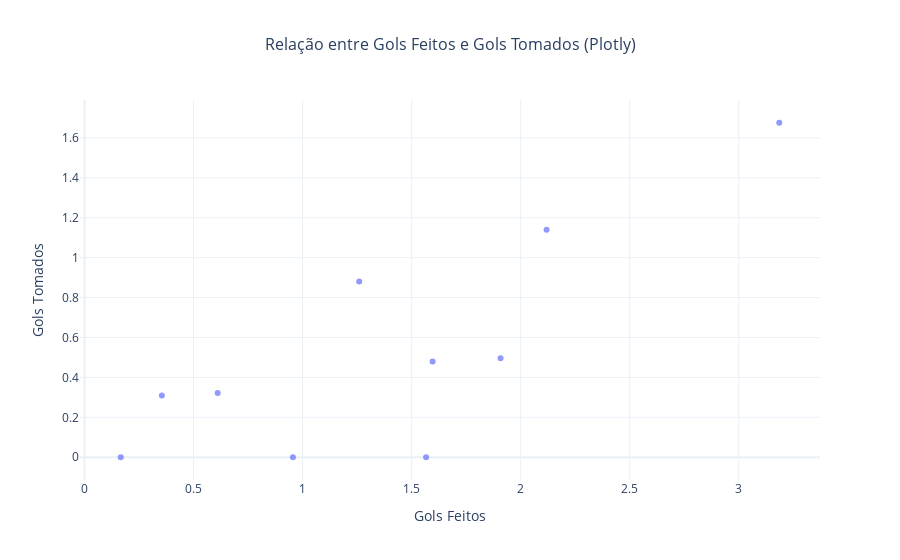

Source (notebook cell):
### Code cell
#### solução com plotly
import plotly.express as px
import pandas as pd
import numpy as np

# Exemplo de dados
dados = {
    "gols_1": [1, 2, 3, 4, 2, 1, 3, 4, 2, 3],
    "gols_2": [0, 1, 1, 2, 2, 0, 1, 3, 0, 2]
}
wc = pd.DataFrame(dados)

# Aplicar deslocamento aleatório aos dados
gols = wc[['gols_1', 'gols_2']] * np.random.random((len(wc), 2))

# Gráfico de dispersão com Plotly
fig = px.scatter(
    gols,
    x="gols_1",
    y="gols_2",
    title="Relação entre Gols Feitos e Gols Tomados (Plotly)",
    labels={"gols_1": "Gols Feitos", "gols_2": "Gols Tomados"},
    opacity=0.7
)
fig.update_layout(
    title_font_size=16,
    title_x=0.5,
    xaxis_title="Gols Feitos",
    yaxis_title="Gols Tomados",
)
fig.show()

### Figure 1 — Plotly figure (JSON) as saved in the notebook; plotly's stock layout.template omitted (floating-point values rounded to 4 significant figures)
{"data": [{"hovertemplate": "Gols Feitos=%{x}<br>Gols Tomados=%{y}<extra></extra>", "legendgroup": "", "marker": {"color": "#636efa", "opacity": 0.7, "symbol": "circle"}, "mode": "markers", "name": "", "orientation": "v", "showlegend": false, "type": "scatter", "x": [0.9557, 1.596, 0.6107, 3.186, 0.3546, 0.1662, 1.26, 2.119, 1.566, 1.908], "xaxis": "x", "y": [0.0, 0.4792, 0.3222, 1.676, 0.309, 0.0, 0.8803, 1.14, 0.0, 0.4959], "yaxis": "y"}], "layout": {"legend": {"tracegroupgap": 0}, "title": {"font": {"size": 16}, "text": "Relação entre Gols Feitos e Gols Tomados (Plotly)", "x": 0.5}, "xaxis": {"anchor": "y", "domain": [0, 1], "title": {"text": "Gols Feitos"}}, "yaxis": {"anchor": "x", "domain": [0, 1], "title": {"text": "Gols Tomados"}}}}
